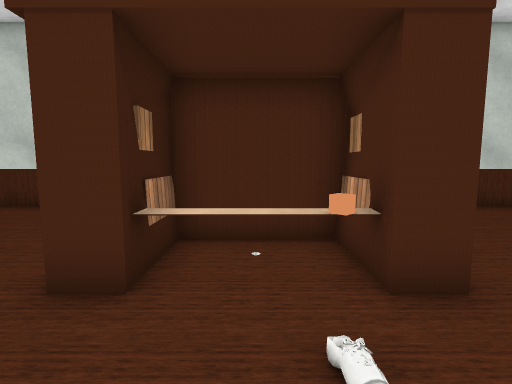
view 1 (above)

16 first-person views from a walk through a 3-D level made in the Unity game engine. The camera is 1.5 m above the floor, tilts 6° down and sees 85° across. The floor is counted in squares, 1 m on a side. Each view is taken from the middle of a square. On the plan, view 1 faces up. The plan holds only what a view shows up to about 14 squares ahead; the rest is blank. Some surface patterns are stand-ins.

view 2
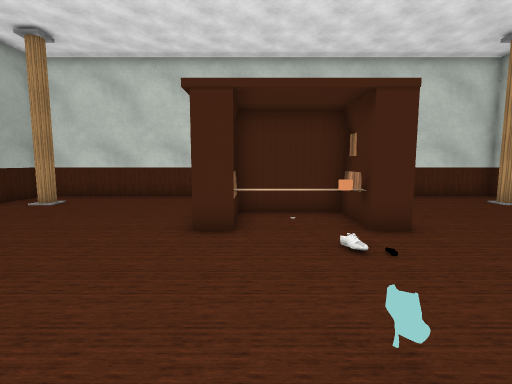

view 3
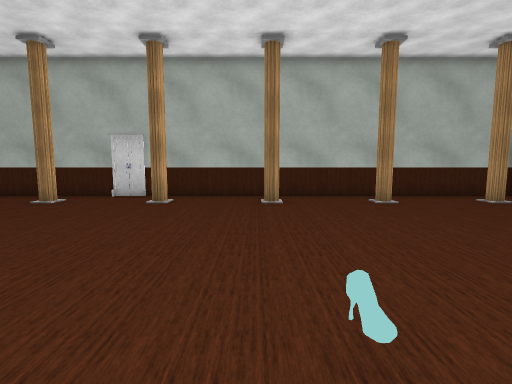

view 4
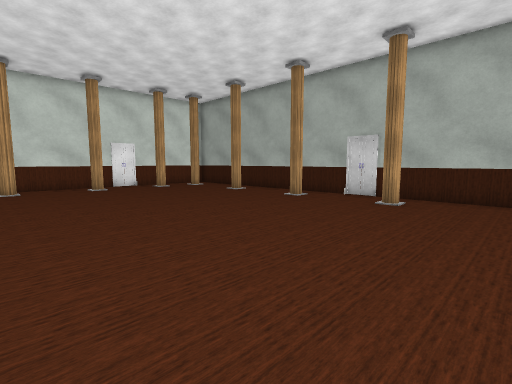

view 5
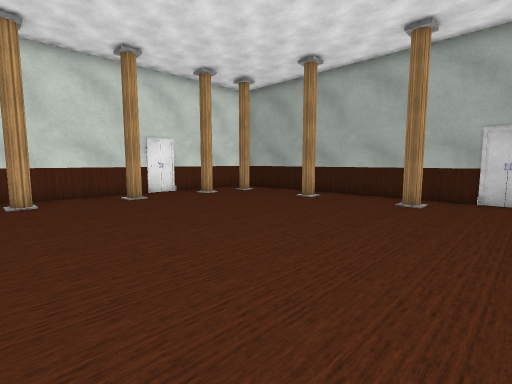

view 6
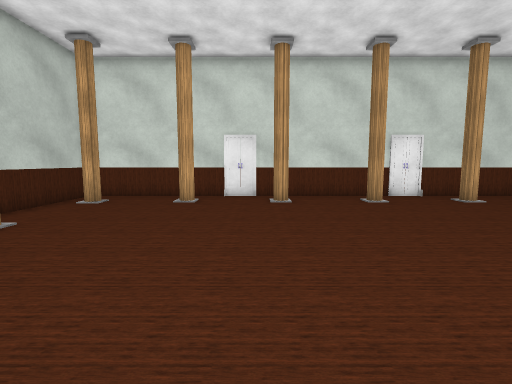

view 7
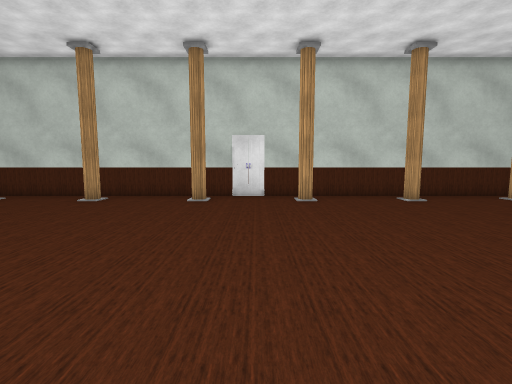

view 8
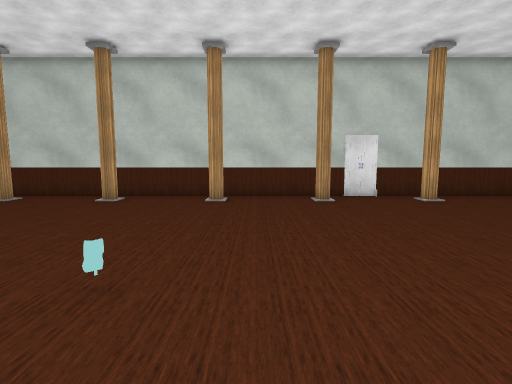

view 9
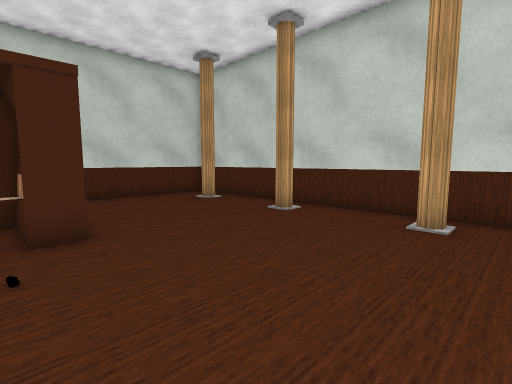

view 10
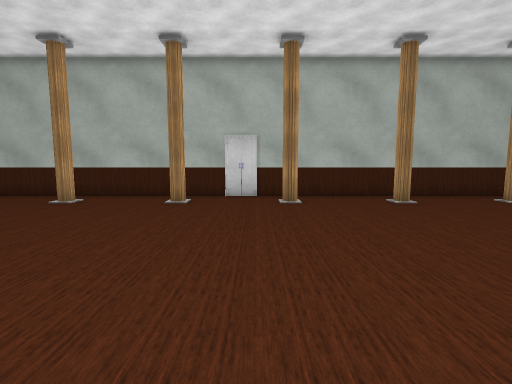

view 11
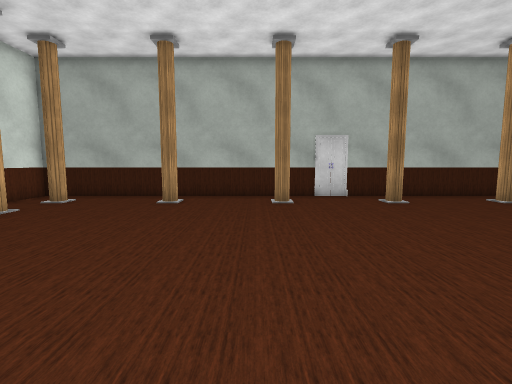

view 12
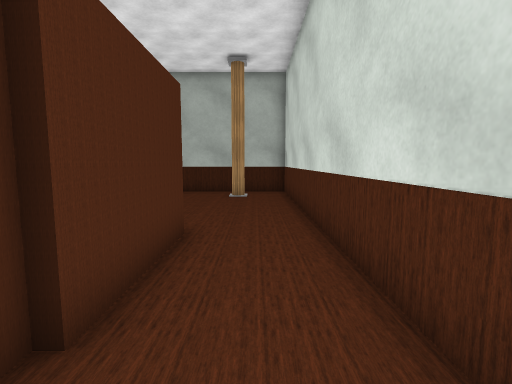

view 13
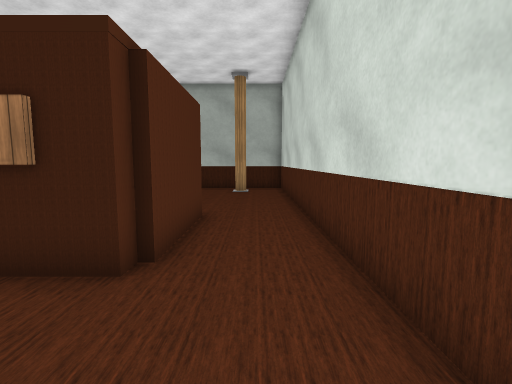

view 14
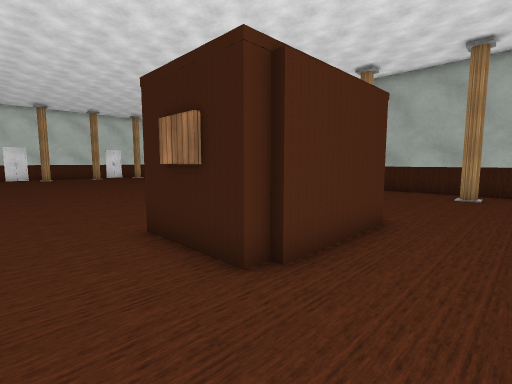

view 15
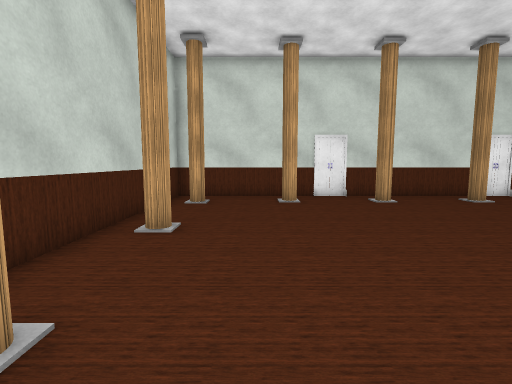

view 16
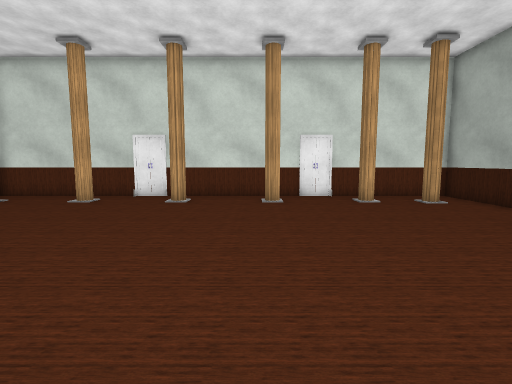

### Floor plan
Key: @ floor where view 1 was taken; # wall or solid block; . floor; O other object.
Columns run from 11 left of view 1 to 10 right of it. Each row starts with its distance up from view 1.
 10 ######################
  9 #....................#
  8 #....................#
  7 #.#................#.#
  6 #........#OOO#.......#
  5 #........OOOOO.......#
  4 #........OOOOO.......#
  3 #.#.........O#.....#.#
  2 #....................#
  1 #....................#
  0 #..........@.........#
 -1 #..........O.........#
 -2 #....................#
 -3 #....................#
 -4 #....................#
 -5 #....................#
 -6 #.#................#.#
 -7 #....................#
 -8 #....................#
 -9 #....................#
-10 #.#................#.#
-11 #....................#
-12 #....................#
-13 #....................#
-14 #.#................#.#
-15 #....................#
-16 #....................#
-17 #....................#
-18 #....................#
-19 #....#......#...#....#
-20 #....................#
-21 ######################

Positions as (right, up) in squares from view 1, and headings:
1: (0, 0), facing up
2: (-1, -3), facing up
3: (2, -2), facing left
4: (2, -2), facing down-left
5: (2, -7), facing down-left
6: (2, -8), facing down
7: (-3, -8), facing right
8: (-3, -3), facing right
9: (1, -3), facing up-right
10: (2, -7), facing left
11: (2, -11), facing left
12: (4, 8), facing left
13: (6, 8), facing left
14: (5, 9), facing down-left
15: (6, -8), facing down
16: (-2, -8), facing down
